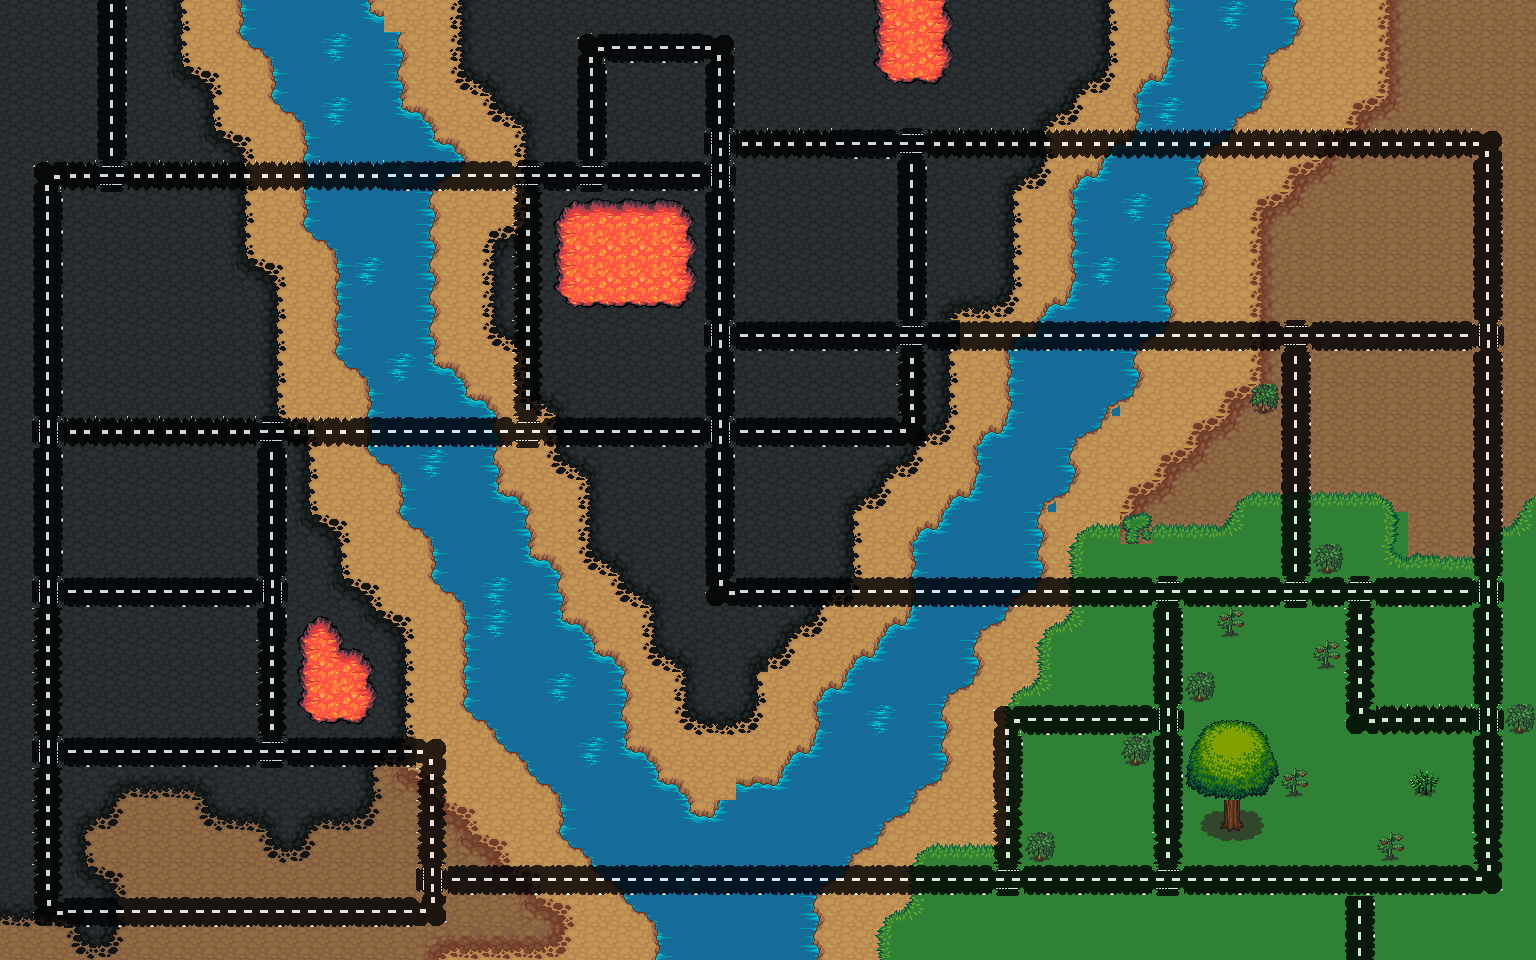

Rendered tile map (Tiled .tmx) drawn with the repository's tilesets; below, a short description and the map source with its tile grids summarised:
An orthogonal 48x30 tile map with 32x32 px tiles, 4 tile layers (Tile Layer 1, Tile Layer 2, Tile Layer 3, Tile Layer 4).

<map version="1.2" tiledversion="1.3.1" orientation="orthogonal" renderorder="right-down" compressionlevel="0" width="48" height="30" tilewidth="32" tileheight="32" infinite="0" nextlayerid="6" nextobjectid="1">
 <tileset firstgid="1" source="tiles.tsx" />
 <layer id="1" name="Tile Layer 1" width="48" height="30">
  <data>[1440 cells, 1440 non-empty, 9 distinct tile ids]</data>
 </layer>
 <layer id="2" name="Tile Layer 2" width="48" height="30">
  <data>[1440 cells, 396 non-empty, 48 distinct tile ids]</data>
 </layer>
 <layer id="3" name="Tile Layer 3" width="48" height="30" opacity="0.8">
  <data>[1440 cells, 315 non-empty, 10 distinct tile ids]</data>
 </layer>
 <layer id="5" name="Tile Layer 4" width="48" height="30">
  <data>[1440 cells, 27 non-empty, 19 distinct tile ids]</data>
 </layer>
</map>